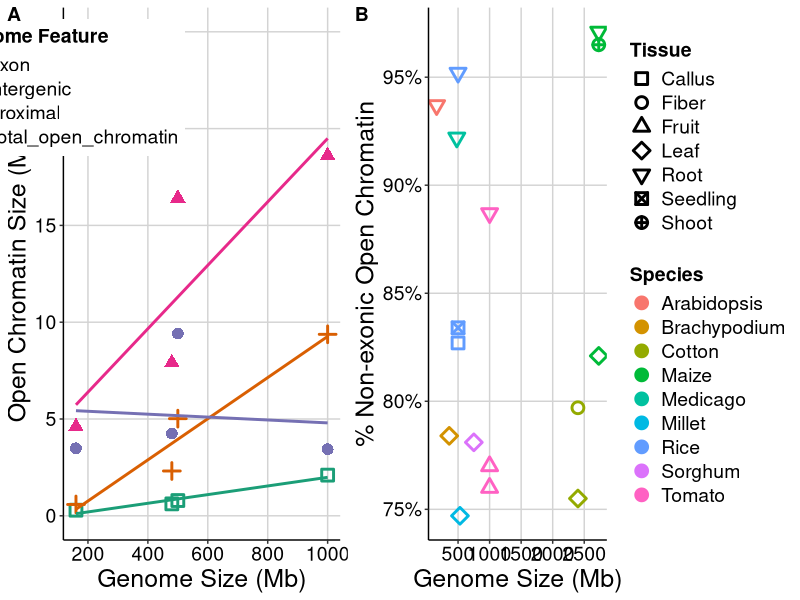

Reproduce this figure in R.
## ---- chunk 1
library(RColorBrewer)
library(grid)
library(cowplot)
library(tidyverse)
library(scales)

GS_chromatin <- read.table("../data/Maher_study_chromatin.txt", header=TRUE)
GS_chromatin <- filter(GS_chromatin,Genome_feature !="Total_non_exonic")
GS_chromatin <- filter(GS_chromatin,Genome_feature !="Intron")

pdf("../figure/Figure2_open_chromatin_GS.pdf", width=10, height=5)

plot.entire_chromatin <- ggplot(GS_chromatin, aes(x=Genome_Mb, y=Chromatin_size, color=Genome_feature, shape=Genome_feature)) +
      geom_point(size=3, stroke=1.5) + 
      scale_x_continuous(name = "Genome Size (Mb)", breaks = seq(0, 10000, by = 200)) +
      scale_y_continuous(name = "Open Chromatin Size (Mb)", breaks = seq(0, 25, by = 5), limits = c(0,25)) +
      geom_smooth(method=lm, se=FALSE, fullrange=TRUE, show.legend=FALSE) +
      scale_shape_manual(name = "Genome Feature", values=c(0, 3, 16, 17, 5)) +
      scale_color_brewer(name = "Genome Feature", palette="Dark2") +
      theme(axis.line.x = element_line(size=0.5, colour = "black"),
            axis.line.y = element_line(size=0.5, colour = "black"),
            axis.text.x=element_text(colour="black", size = 14),
            axis.text.y=element_text(colour="black", size = 14),
            axis.title=element_text(size=18),
            legend.position = c(0.01, 0.85),
            legend.title=element_text(face = "bold", size=14),
            legend.text = element_text(size = 14),
            panel.grid.major = element_line(colour = "#d3d3d3"),
            panel.grid.minor = element_blank(),
            panel.border = element_blank(), panel.background = element_blank())

GS_chromatin <- read.table("../data/GS_chromatin.txt", header=TRUE)
GS_chromatin=mutate(GS_chromatin,nonexonic=1-Open_chromatin_Exon)
cbPalette <- c("#999999", "#E69F00", "#56B4E9", "#009E73", "#F0E442", "#0072B2", "#D55E00", "#CC79A7")

plot.non_exonic <- ggplot(GS_chromatin, aes(x=Genome_Mb, y=nonexonic*100)) + 
      geom_point(aes(color=Species, shape=Tissue), size=3, stroke=1.5) + 
      scale_shape_manual(values=c(0,1,2,5,6,7,10)) +
      scale_fill_manual(values=cbPalette) +
      scale_x_continuous(name = "Genome Size (Mb)", breaks = seq(0, 3000, by = 500)) +
      scale_y_continuous(name = "% Non-exonic Open Chromatin", labels = dollar_format(suffix = "%", prefix = "")) +
      theme(axis.line.x = element_line(size=0.5, colour = "black"),
            axis.line.y = element_line(size=0.5, colour = "black"),
            axis.text.x=element_text(colour="black", size = 14),
            axis.text.y=element_text(colour="black", size = 14),
            axis.title=element_text(size=18),
            legend.position = "right", legend.direction = "vertical",
            legend.text = element_text(size = 14),
            legend.title = element_text(face = "bold", size = 14),
            panel.grid.major = element_line(colour = "#d3d3d3"),
            panel.grid.minor = element_blank(),
            panel.border = element_blank(), panel.background = element_blank())
      guides(colour = guide_legend(order = 1), shape = guide_legend(order = 2))

plot_grid(plot.entire_chromatin, plot.non_exonic, labels = c('A', 'B'), rel_widths = c(1, 1.3))
dev.off()
